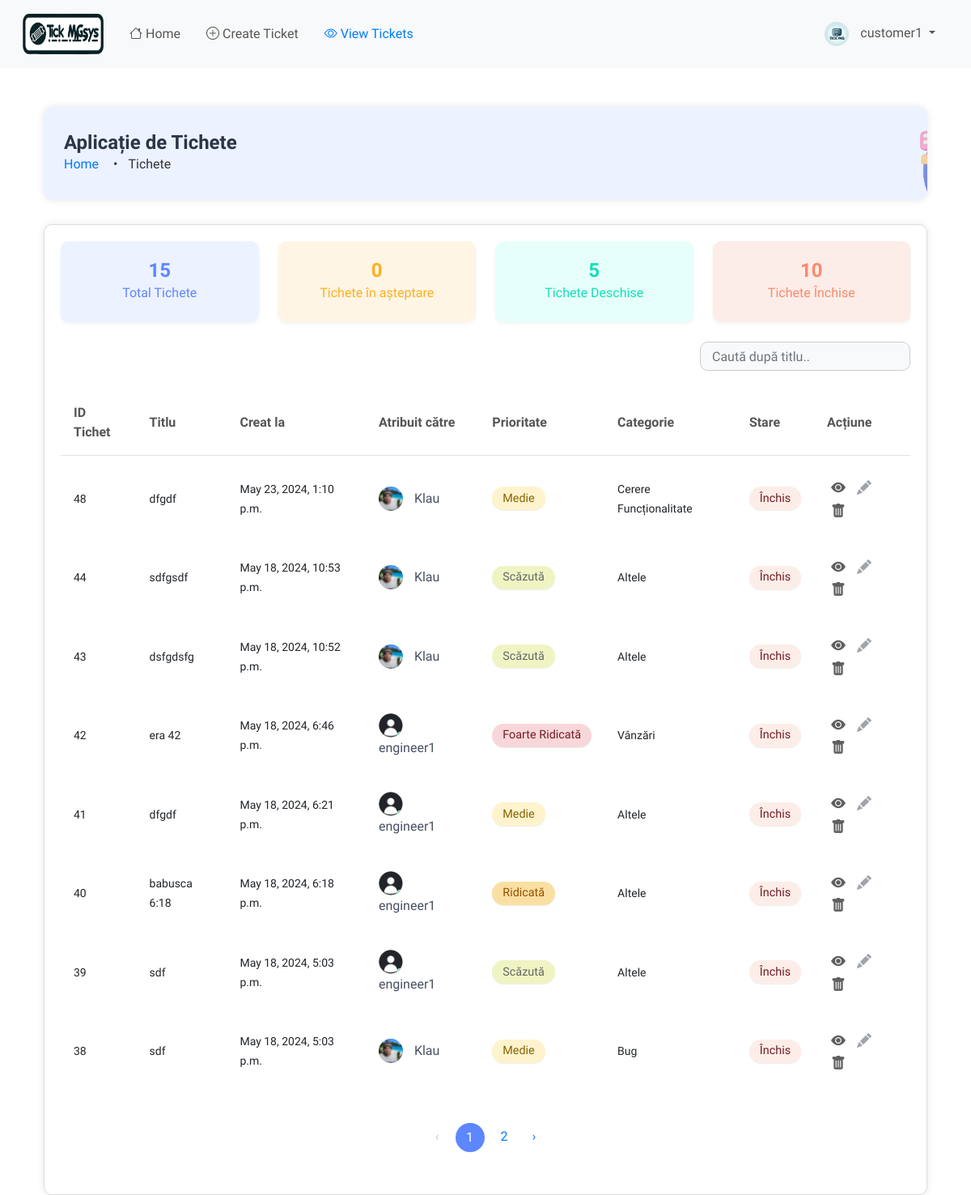
The app's page /ticket/all-tickets/ (signed in), older data.
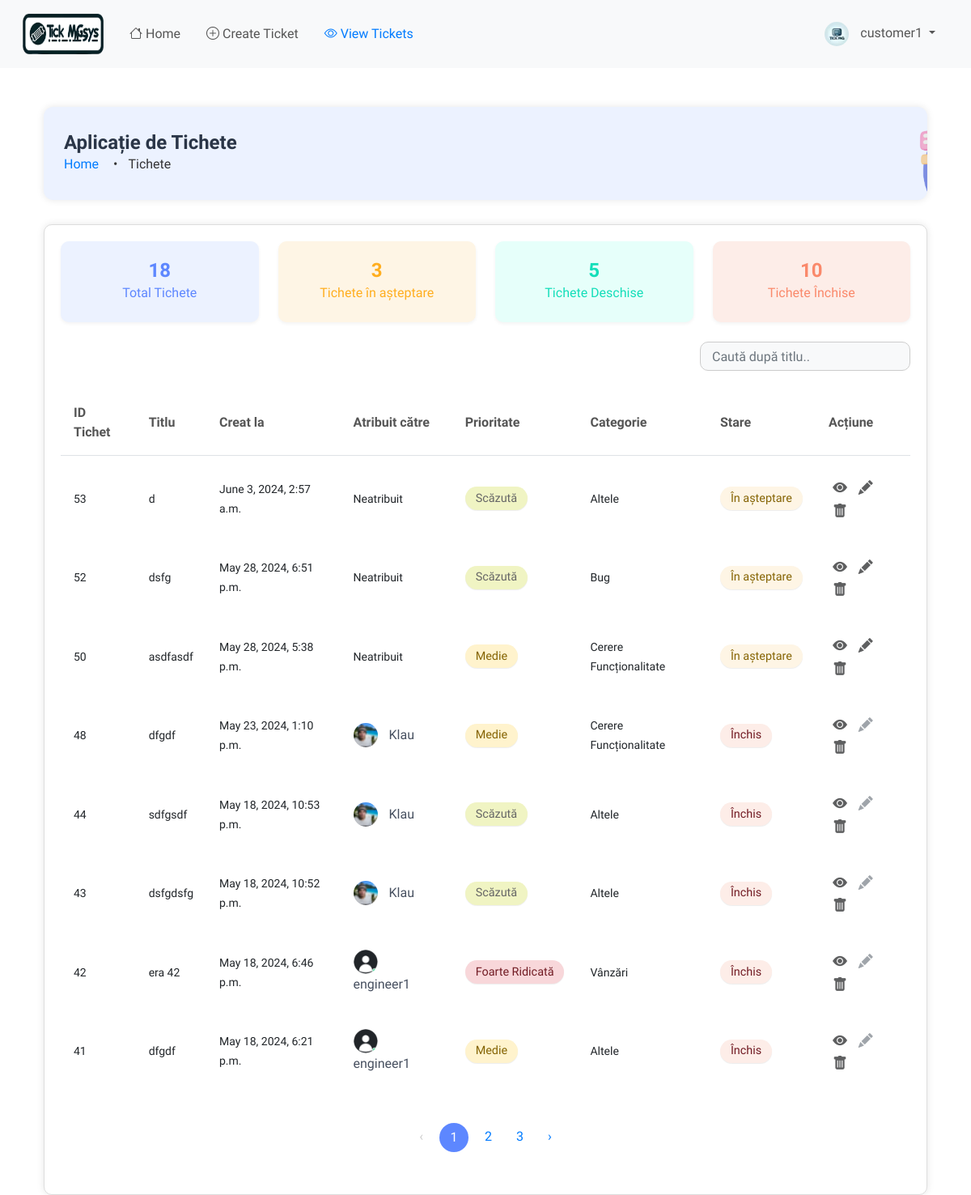
The same page, newer data.
### ticket/models.py (models this page shows, shortened)
class Ticket(models.Model):
    PRIORITY_CHOICES = (
        ('Very Low', 'Foarte Scăzut'),
        ('Low', 'Scăzut'),
        ('Medium', 'Mediu'),
        ('High', 'Ridicat'),
        ('Very High', 'Foarte Ridicat'),
    )
    CATEGORY_CHOICES = (
        ('Bug', 'Bug'),
        ('Feature Request', 'Cerere Funcționalitate'),
        ('Customer Support', 'Suport Client'),
        ('Sales', 'Vânzări'),
        ('Feedback', 'Feedback'),
        ('Other', 'Altele'),
    )
    STATUS_CHOICES = (
        ('Active', 'Activ'),
        ('Completed', 'Completat'),
        ('Pending', 'În așteptare'),
    )
    id = models.AutoField(primary_key=True)
    title = models.CharField(max_length=100, validators=[MaxLengthValidator(100)], unique=True)
    description = models.TextField()
    priority = models.CharField(max_length=9, choices=PRIORITY_CHOICES, default='Low')
    category = models.CharField(max_length=20, choices=CATEGORY_CHOICES, default='Other')
    created_by = models.ForeignKey(User, on_delete=models.CASCADE, related_name='tickets_created', editable=False)
    date_created = models.DateTimeField(auto_now_add=True)
    assigned_to = models.ForeignKey(User, on_delete=models.DO_NOTHING, null=True, blank=True, related_name='tickets_assigned')
    is_resolved = models.BooleanField(default=False)
    accepted_date = models.DateTimeField(null=True, blank=True)
    closed_date = models.DateTimeField(null=True, blank=True)
    ticket_status = models.CharField(max_length=20, choices=STATUS_CHOICES, default='Pending')
    updated_at = models.DateTimeField(auto_now=True)
    class Meta:
        verbose_name = "Ticket"
        verbose_name_plural = "Tickets"
        ordering = ['-date_created']
        unique_together = ('title', 'created_by')
        indexes = [
            models.Index(fields=['priority']),
            models.Index(fields=['category']),
            models.Index(fields=['ticket_status']),
            models.Index(fields=['date_created']),
            models.Index(fields=['updated_at']),
        ]

### users/models.py (models this page shows, shortened)
class User(AbstractUser):
    is_customer = models.BooleanField(default=False)
    is_engineer = models.BooleanField(default=False)
    is_admin = models.BooleanField(default=False)  # New field for admin users
    profile_image = models.ImageField(upload_to='profile_images/', default='profile_images/default.png')

### ticket/views.py (the view)
# urls.py: path('all-tickets/', views.all_tickets, name='all-tickets'),
@login_required
def all_tickets(request):
    status_filter = request.GET.get('status', 'all')
    if request.user.is_superuser:  # Admin users see all tickets
        base_queryset = Ticket.objects.all()
    else:  # Non-admin users see only their tickets
        base_queryset = Ticket.objects.filter(created_by=request.user)
    total_tickets = base_queryset.count()
    pending_tickets = base_queryset.filter(ticket_status='Pending').count()
    open_tickets = base_queryset.filter(ticket_status='Active').count()
    closed_tickets = base_queryset.filter(ticket_status='Completed').count()
    if status_filter != 'all':
        tickets_list = base_queryset.filter(ticket_status=status_filter.capitalize())
    else:
        tickets_list = base_queryset
    paginator = Paginator(tickets_list, 8)  # Show 8 tickets per page
    page = request.GET.get('page')
    try:
        tickets = paginator.page(page)
    except PageNotAnInteger:
        tickets = paginator.page(1)
    except EmptyPage:
        tickets = paginator.page(paginator.num_pages)
    context = {
        'tickets': tickets,
        'total_tickets': total_tickets,
        'pending_tickets': pending_tickets,
        'open_tickets': open_tickets,
        'closed_tickets': closed_tickets,
        'page': page,
        'status_filter': status_filter,
    }
    return render(request, 'ticket/all_tickets.html', context)

### templates/ticket/all_tickets.html (shortened to what the changed rows need)
{% extends 'base.html' %}
{% load static %}
{% block content %}
<div class="container mt-5">
  <div class="header-box">
    <div class="header-content">
      <h1 class="header-title">Aplicație de Tichete</h1>
    </div>
  </div>
  <div class="content-box">
    <div class="row">
      <div class="col-md-3 mb-4">
        <div class="card text-center bg-total-tickets ticket-card" onclick="window.location.href='?status=all'">
          <div class="card-body ticket-card-body">
            <p class="card-number ticket-card-number mb-0">{{ total_tickets }}</p>
            <h5 class="card-title ticket-card-title mt-0">Total Tichete</h5>
          </div>
        </div>
      </div>
      <div class="col-md-3 mb-4">
        <div class="card text-center bg-pending-tickets ticket-card" onclick="window.location.href='?status=pending'">
          <div class="card-body ticket-card-body">
            <p class="card-number ticket-card-number mb-0">{{ pending_tickets }}</p>
            <h5 class="card-title ticket-card-title mt-0">Tichete în așteptare</h5>
          </div>
        </div>
      </div>
    </div>
    <div class="table-responsive">
      <table class="table table-hover" id="ticketTable">
        <thead class="thead-light">
          <tr>
            <th scope="col">ID Tichet</th>
            <th scope="col">Titlu</th>
            <th scope="col">Creat la</th>
            <th scope="col">Atribuit către</th>
            <th scope="col">Prioritate</th>
            <th scope="col">Categorie</th>
            <th scope="col">Stare</th>
            <th scope="col">Acțiune</th>
          </tr>
        </thead>
        <tbody>
          {% for ticket in tickets %}
          <tr class="ticket-row" data-status="{{ ticket.ticket_status|lower }}">
            <td><small>{{ ticket.id }}</small></td>
            <td><small>{{ ticket.title }}</small></td>
            <td><small>{{ ticket.date_created }}</small></td>
            <td>
              {% if ticket.assigned_to %}
              <img src="{{ ticket.assigned_to.profile_image.url }}" alt="Imagine de Profil {{ ticket.assigned_to.username }}" class="profile-image">
              <span class="assigned-username">{{ ticket.assigned_to.username }}</span>
              {% else %}
              <small>Neatribuit</small>
              {% endif %}
            </td>
            <td>
              {% if ticket.priority == 'Very Low' %}
              <span class="badge badge-very-low">Foarte Scăzută</span>
              {% elif ticket.priority == 'Low' %}
              <span class="badge badge-low">Scăzută</span>
              {% elif ticket.priority == 'Medium' %}
              <span class="badge badge-medium">Medie</span>
              {% elif ticket.priority == 'High' %}
              <span class="badge badge-high">Ridicată</span>
              {% elif ticket.priority == 'Very High' %}
              <span class="badge badge-very-high">Foarte Ridicată</span>
              {% endif %}
            </td>
            <td><small>{{ ticket.get_category_display }}</small></td>
            <td>
              {% if ticket.ticket_status == 'Active' %}
              <span class="badge badge-open">Deschis</span>
              {% elif ticket.ticket_status == 'Pending' %}
              <span class="badge badge-pending">În așteptare</span>
              {% elif ticket.ticket_status == 'Completed' %}
              <span class="badge badge-closed">Închis</span>
              {% endif %}
            </td>
            <td>
              <a href="{% url 'ticket-details' ticket.pk %}" class="btn btn-view btn-sm" title="Detalii">
                <i class="bi bi-eye-fill"></i>
              </a>
              {% if ticket.ticket_status == 'Completed' %}
                <span class="btn btn-edit btn-sm disabled" title="Editează">
                  <i class="bi bi-pencil-fill text-muted"></i>
                </span>
              {% else %}
                <a href="{% url 'update-ticket' ticket.pk %}" class="btn btn-edit btn-sm" title="Editează">
                  <i class="bi bi-pencil-fill"></i>
                </a>
              {% endif %}
              <a href="#" class="btn btn-delete btn-sm" data-bs-toggle="modal" data-bs-target="#deleteModal" data-ticket-id="{{ ticket.pk }}" title="Șterge">
                <i class="bi bi-trash-fill"></i>
              </a>
            </td>
          </tr>
          {% endfor %}
        </tbody>
      </table>
        <div class="pagination-container">
          <nav aria-label="Navigare pagină exemplu">
            <ul class="pagination">
              {% for num in tickets.paginator.page_range %}
              {% if num > tickets.number|add:'-4' and num < tickets.number|add:'4' %}
              {% if tickets.number == num %}
              <li class="page-item active"><a class="page-link" href="#">{{ num }}</a></li>
              {% else %}
              <li class="page-item"><a class="page-link" href="?page={{ num }}&status={{ status_filter }}">{{ num }}</a></li>
              {% endif %}
              {% endif %}
              {% endfor %}
            </ul>
          </nav>
        </div>
      </div>
    </div>
</div>
{% endblock content %}

Row changes from the older to the newer data that the page shows:
no longer on this page (row unchanged): Ticket: id "40", title "babusca 6:18", date_created "May 18, 2024, 6:18 p.m.", assigned_to.profile_image (placeholder picture), assigned_to.username "engineer1", priority "Ridicată", category "Altele", ticket_status "Închis"
no longer on this page (row unchanged): Ticket: id "39", title "sdf", date_created "May 18, 2024, 5:03 p.m.", assigned_to.profile_image (placeholder picture), assigned_to.username "engineer1", priority "Scăzută", category "Altele", ticket_status "Închis"
no longer on this page (row unchanged): Ticket: id "38", title "sdf", date_created "May 18, 2024, 5:03 p.m.", assigned_to.profile_image (picture), assigned_to.username "Klau", priority "Medie", category "Bug", ticket_status "Închis"
added Ticket: id "53", title "d", date_created "June 3, 2024, 2:57 a.m.", shows "Neatribuit", priority "Scăzută", category "Altele", ticket_status "În așteptare"
added Ticket: id "52", title "dsfg", date_created "May 28, 2024, 6:51 p.m.", shows "Neatribuit", priority "Scăzută", category "Bug", ticket_status "În așteptare"
added Ticket: id "50", title "asdfasdf", date_created "May 28, 2024, 5:38 p.m.", shows "Neatribuit", priority "Medie", category "Cerere Funcționalitate", ticket_status "În așteptare"
Text that changed along with them:
{{ total_tickets }}: "15" → "18"
{{ pending_tickets }}: "0" → "3"
new list line: "3"
